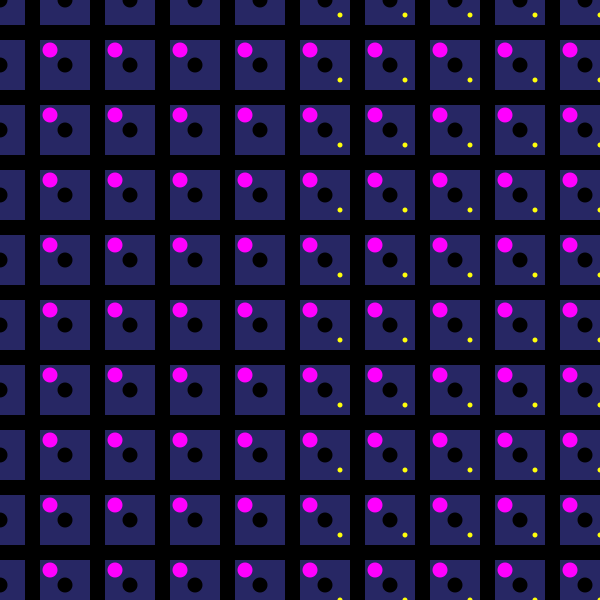
Frame 1 (no input)
Frame 60 (the mouse pressed at the canvas centre just before this capture): identical to frame 1, image omitted
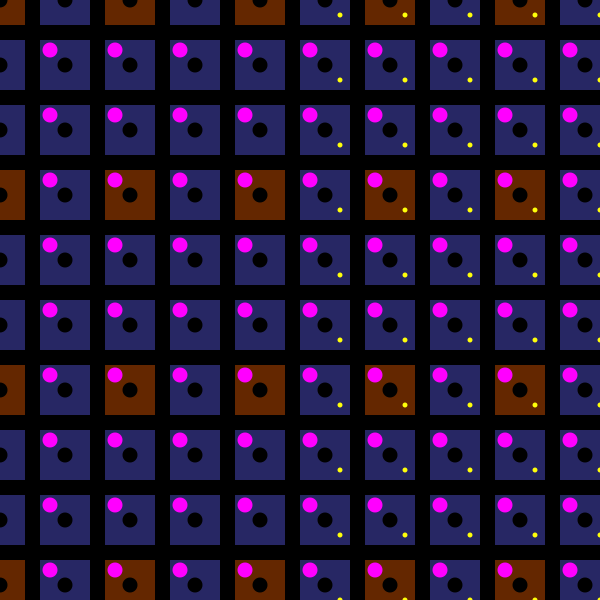
Frame 120 (the mouse held since frame 60 and released just before this capture)

The Processing sketch that drew these frames (run headless with seeded random() and noise(); from frame 60 on, the mouse is pressed at the canvas centre):

// Processing sketch: exemple_en_classe
// ── exemple_en_classe.pde

// Déclaration de variables
int posX = 0;
int posY = 0;
float life = 0;
boolean clicked = true;
String monTexte = "Chaîne de charctères";
PImage img1;
PVector monVecteur;

// Variables vraiment utilisées
float size = 50;
color rectColor;

void setup() {

  // Grandeur du sketch
  size(600, 600);

  // Couleur de base des rectangles 
  rectColor = color(255, 0, 0);
}

void draw() {

  // Effacer
  background(0);

  // Affichage manuelle des objets
  //drawObject(100, 10, rectColor);
  //drawObject(200, 200, color(0, 255, 0));
  //drawObject(250, 100, rectColor);
  //drawObject(450, 100, rectColor);
  //drawObject(450, 200, rectColor);
  //drawObject(250, 200, rectColor);
  //drawObject(250, 240, rectColor);
  //drawObject(550, 100, rectColor);

  // Variable qui contien la couleur conditionnelle
  color newColor;

  for (int i=0; i<10; i+=1) {
    for (int j=0; j<10; j+=1) {
      //drawObject(floor(i/10)*75, (i%10)*75, rectColor);

      if ((j%3 == 0  & i%2 ==0 ) && mousePressed) {
        // Couleur en rouge lorsque la souris est pressée
        newColor = color(255, 100, 0);
      } else {
        // Couleur en bleu dans les autres cas
        newColor = color(100, 100, 255);
      }

      // Affichage des objets
      drawObject(i*65, j*65, newColor);
    }
  }
}

// Fonction appellée lorsque la souris est appuyée
void mousePressed() {
  println("mouse pressed");
}

// Fonction appellée lorsqu'une touche est pressée
void keyPressed() {

  if (keyCode == 38) {
    // Flèche d'en haut
    println("haut");
    size += 2;
  } else if (keyCode ==40) {  
    // Flèche d'en bas
    println("bas");
    size -= 2;
  } else {
    println("key pressed " + keyCode);
  }
}

// Fonction appellée lorsque la souris est bougée
void mouseMoved() {
  println("mouse moved " + mouseX + " / " + mouseY);
}

// Raccourci pour appeller la fonction drawObject() sans paramètre
void drawObject() {
  drawObject(0, 0, rectColor);
}

// Fonction de dessin d'objet
void drawObject(int x, int y, color c) {

  noStroke();
  fill(c, 100);
  rectMode(CENTER);
  rect(x, y, size, size);
  fill(0);
  ellipseMode(CENTER);
  ellipse(x, y, 15, 15);

  fill(255, 0, 255);
  ellipse(x-15, y-15, 15, 15);

  // Affiche ou non l'ellipse jaune
  if ( (x < width/2) == false) {
    fill(255, 255, 9);
    ellipse(x+15, y+15, 5, 5);
  }

  //println("drawObject / " + x + " / " + y);
}
